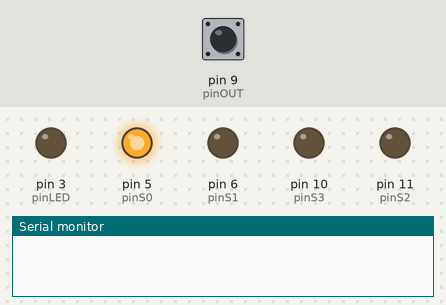
Recording of a sketch running on a simulated Arduino Uno, built with avr-gcc and run on an emulated ATmega328P. On the bench: output pins drawn as LEDs (lit = HIGH), the last lines printed to the serial monitor. The inputs (shaded band) are chosen by the test bench; at power-on: pin 9 (pinOUT) LOW.

Above: at 0.1 s.
At 3.2 s:
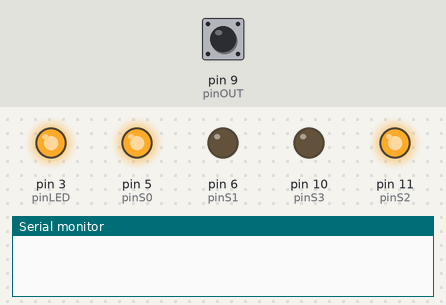
3.3 s: pin 9 (pinOUT) pulsed HIGH 2 times (0.12 s each, 0.3 s apart)
At 8.3 s:
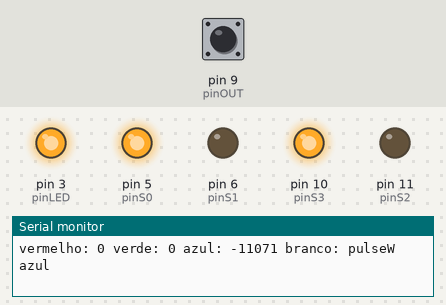
Timing chart, 0 to 12.9 s (numbered marks = the images above; inputs shaded):
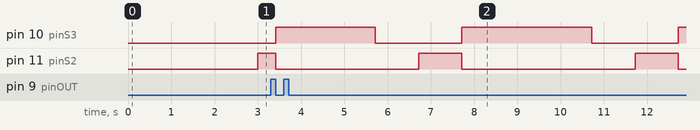

The sketch:

leituraporcomando.ino
```cpp
#define pinLED 3 //OE, GND no GND, VCC no positivo; old 8
#define pinS0 5 //S0; old 9
#define pinS1 6 //S1; old 10
#define pinOUT 9 //OUT; old 11
#define pinS3 10 //S3; old 12
#define pinS2 11 //S2; old 13

void detectaCor();

int pulseR = 0,
    pulseG = 0,
    pulseB = 0,
    pulseW = 0;

void setup() {
 pinMode(pinS0, OUTPUT);
 pinMode(pinS1, OUTPUT);
 pinMode(pinS2, OUTPUT);
 pinMode(pinS3, OUTPUT);
 pinMode(pinLED, OUTPUT);
 pinMode(pinOUT, INPUT);

 Serial.begin(9600);
 digitalWrite(pinS0, HIGH);
 digitalWrite(pinS1, LOW);

 delay(2000);

 digitalWrite(pinLED, HIGH); //liga LED

}

void loop() {

    detectaCor(); //inicia a funcao la em baixo fora do loop

    //mostra os valores dos pulso das cores no serial monitor
    Serial.print("vermelho: ");
    Serial.print(pulseR);

    Serial.print(" verde: ");
    Serial.print(pulseG);

    Serial.print(" azul: ");
    Serial.print(pulseB);

    Serial.print(" branco: ");
    Serial.print("pulseW");
    Serial.println();

    //verifica se a cor vermelha foi detectada
    if((pulseR < pulseB) && (pulseR < pulseG) && (pulseW < 100)){
      Serial.println("vermelho");
      //aqui eu poderia botar uma funcao do que deve acontecer se vermelho
    }

    else if((pulseB<pulseR) && (pulseB<pulseG) && (pulseW<100)){
      Serial.println("azul");
      //aqui poderia inserir funcao do que acontecer se azul
    }

    else if((pulseG<pulseR) && (pulseG < pulseB) && (pulseW <100)){
      Serial.println("verde");
      //aqui poderia inserir funcao do que deve acontecer se verde
    }


  else{
    Serial.println("retornando....");
  }
  Serial.println();
  delay(1000);
}

void detectaCor(){
  //detectando vermelho
  digitalWrite(pinS2,LOW);
  digitalWrite(pinS3,LOW);
  pulseR = pulseIn(pinOUT, digitalRead(pinOUT) == HIGH ? LOW : HIGH);

  //sem filtro
  digitalWrite(pinS2,HIGH);
  pulseW = pulseIn(pinOUT, digitalRead(pinOUT) == HIGH ? LOW : HIGH);

  //detectando azul
  digitalWrite(pinS2, LOW);
  digitalWrite(pinS3, HIGH);
  pulseB = pulseIn(pinOUT, digitalRead(pinOUT) == HIGH ? LOW : HIGH);

  //detectando verde
  pulseG = pulseIn(pinOUT, digitalRead(pinOUT) == HIGH ? LOW : HIGH);

}
```
